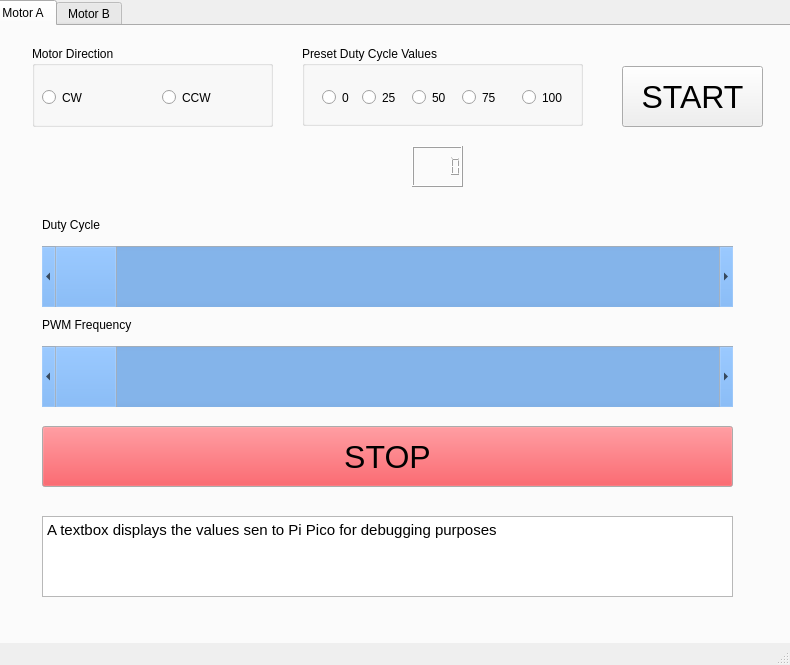
<?xml version="1.0" encoding="UTF-8"?>
<ui version="4.0">
 <class>MainWindow</class>
 <widget class="QMainWindow" name="MainWindow">
  <property name="geometry">
   <rect>
    <x>0</x>
    <y>0</y>
    <width>790</width>
    <height>665</height>
   </rect>
  </property>
  <property name="windowTitle">
   <string>MainWindow</string>
  </property>
  <widget class="QWidget" name="centralwidget">
   <widget class="QTabWidget" name="tabWidget">
    <property name="geometry">
     <rect>
      <x>-10</x>
      <y>0</y>
      <width>901</width>
      <height>711</height>
     </rect>
    </property>
    <property name="currentIndex">
     <number>0</number>
    </property>
    <widget class="QWidget" name="tab">
     <attribute name="title">
      <string>Motor A</string>
     </attribute>
     <widget class="QGroupBox" name="groupBox_3">
      <property name="geometry">
       <rect>
        <x>310</x>
        <y>20</y>
        <width>281</width>
        <height>80</height>
       </rect>
      </property>
      <property name="title">
       <string>Preset Duty Cycle Values</string>
      </property>
      <widget class="QRadioButton" name="radioButton_22">
       <property name="geometry">
        <rect>
         <x>20</x>
         <y>40</y>
         <width>112</width>
         <height>23</height>
        </rect>
       </property>
       <property name="text">
        <string>0</string>
       </property>
      </widget>
      <widget class="QRadioButton" name="radioButton_23">
       <property name="geometry">
        <rect>
         <x>60</x>
         <y>40</y>
         <width>112</width>
         <height>23</height>
        </rect>
       </property>
       <property name="text">
        <string>25</string>
       </property>
      </widget>
      <widget class="QRadioButton" name="radioButton_24">
       <property name="geometry">
        <rect>
         <x>110</x>
         <y>40</y>
         <width>112</width>
         <height>23</height>
        </rect>
       </property>
       <property name="text">
        <string>50</string>
       </property>
      </widget>
      <widget class="QRadioButton" name="radioButton_25">
       <property name="geometry">
        <rect>
         <x>220</x>
         <y>40</y>
         <width>112</width>
         <height>23</height>
        </rect>
       </property>
       <property name="text">
        <string>100</string>
       </property>
      </widget>
      <widget class="QRadioButton" name="radioButton_26">
       <property name="geometry">
        <rect>
         <x>160</x>
         <y>40</y>
         <width>112</width>
         <height>23</height>
        </rect>
       </property>
       <property name="text">
        <string>75</string>
       </property>
      </widget>
     </widget>
     <widget class="QScrollBar" name="horizontalScrollBar_3">
      <property name="geometry">
       <rect>
        <x>50</x>
        <y>220</y>
        <width>691</width>
        <height>61</height>
       </rect>
      </property>
      <property name="palette">
       <palette>
        <active>
         <colorrole role="Button">
          <brush brushstyle="SolidPattern">
           <color alpha="255">
            <red>98</red>
            <green>160</green>
            <blue>234</blue>
           </color>
          </brush>
         </colorrole>
        </active>
        <inactive>
         <colorrole role="Button">
          <brush brushstyle="SolidPattern">
           <color alpha="255">
            <red>98</red>
            <green>160</green>
            <blue>234</blue>
           </color>
          </brush>
         </colorrole>
        </inactive>
        <disabled>
         <colorrole role="Button">
          <brush brushstyle="SolidPattern">
           <color alpha="255">
            <red>98</red>
            <green>160</green>
            <blue>234</blue>
           </color>
          </brush>
         </colorrole>
        </disabled>
       </palette>
      </property>
      <property name="orientation">
       <enum>Qt::Horizontal</enum>
      </property>
     </widget>
     <widget class="QTextBrowser" name="textBrowser_2">
      <property name="geometry">
       <rect>
        <x>50</x>
        <y>490</y>
        <width>691</width>
        <height>81</height>
       </rect>
      </property>
      <property name="html">
       <string>&lt;!DOCTYPE HTML PUBLIC &quot;-//W3C//DTD HTML 4.0//EN&quot; &quot;http://www.w3.org/TR/REC-html40/strict.dtd&quot;&gt;
&lt;html&gt;&lt;head&gt;&lt;meta name=&quot;qrichtext&quot; content=&quot;1&quot; /&gt;&lt;style type=&quot;text/css&quot;&gt;
p, li { white-space: pre-wrap; }
&lt;/style&gt;&lt;/head&gt;&lt;body style=&quot; font-family:'Ubuntu'; font-size:11pt; font-weight:400; font-style:normal;&quot;&gt;
&lt;p style=&quot; margin-top:0px; margin-bottom:0px; margin-left:0px; margin-right:0px; -qt-block-indent:0; text-indent:0px;&quot;&gt;A textbox displays the values sen to Pi Pico for debugging purposes&lt;/p&gt;
&lt;p style=&quot;-qt-paragraph-type:empty; margin-top:0px; margin-bottom:0px; margin-left:0px; margin-right:0px; -qt-block-indent:0; text-indent:0px;&quot;&gt;&lt;br /&gt;&lt;/p&gt;&lt;/body&gt;&lt;/html&gt;</string>
      </property>
     </widget>
     <widget class="QPushButton" name="pushButton_3">
      <property name="geometry">
       <rect>
        <x>630</x>
        <y>40</y>
        <width>141</width>
        <height>61</height>
       </rect>
      </property>
      <property name="font">
       <font>
        <pointsize>24</pointsize>
       </font>
      </property>
      <property name="text">
       <string>START</string>
      </property>
     </widget>
     <widget class="QGroupBox" name="groupBox_4">
      <property name="geometry">
       <rect>
        <x>40</x>
        <y>20</y>
        <width>241</width>
        <height>81</height>
       </rect>
      </property>
      <property name="title">
       <string>Motor Direction</string>
      </property>
      <widget class="QRadioButton" name="radioButton_27">
       <property name="geometry">
        <rect>
         <x>10</x>
         <y>40</y>
         <width>112</width>
         <height>23</height>
        </rect>
       </property>
       <property name="text">
        <string>CW</string>
       </property>
      </widget>
      <widget class="QRadioButton" name="radioButton_28">
       <property name="geometry">
        <rect>
         <x>130</x>
         <y>40</y>
         <width>112</width>
         <height>23</height>
        </rect>
       </property>
       <property name="text">
        <string>CCW</string>
       </property>
      </widget>
     </widget>
     <widget class="QLCDNumber" name="lcdNumber_2">
      <property name="geometry">
       <rect>
        <x>420</x>
        <y>120</y>
        <width>51</width>
        <height>41</height>
       </rect>
      </property>
      <property name="font">
       <font>
        <pointsize>14</pointsize>
       </font>
      </property>
     </widget>
     <widget class="QScrollBar" name="horizontalScrollBar_4">
      <property name="geometry">
       <rect>
        <x>50</x>
        <y>320</y>
        <width>691</width>
        <height>61</height>
       </rect>
      </property>
      <property name="palette">
       <palette>
        <active>
         <colorrole role="Button">
          <brush brushstyle="SolidPattern">
           <color alpha="255">
            <red>98</red>
            <green>160</green>
            <blue>234</blue>
           </color>
          </brush>
         </colorrole>
        </active>
        <inactive>
         <colorrole role="Button">
          <brush brushstyle="SolidPattern">
           <color alpha="255">
            <red>98</red>
            <green>160</green>
            <blue>234</blue>
           </color>
          </brush>
         </colorrole>
        </inactive>
        <disabled>
         <colorrole role="Button">
          <brush brushstyle="SolidPattern">
           <color alpha="255">
            <red>98</red>
            <green>160</green>
            <blue>234</blue>
           </color>
          </brush>
         </colorrole>
        </disabled>
       </palette>
      </property>
      <property name="orientation">
       <enum>Qt::Horizontal</enum>
      </property>
     </widget>
     <widget class="QPushButton" name="pushButton_4">
      <property name="geometry">
       <rect>
        <x>50</x>
        <y>400</y>
        <width>691</width>
        <height>61</height>
       </rect>
      </property>
      <property name="palette">
       <palette>
        <active>
         <colorrole role="Button">
          <brush brushstyle="SolidPattern">
           <color alpha="255">
            <red>237</red>
            <green>51</green>
            <blue>59</blue>
           </color>
          </brush>
         </colorrole>
        </active>
        <inactive>
         <colorrole role="Button">
          <brush brushstyle="SolidPattern">
           <color alpha="255">
            <red>237</red>
            <green>51</green>
            <blue>59</blue>
           </color>
          </brush>
         </colorrole>
        </inactive>
        <disabled>
         <colorrole role="Button">
          <brush brushstyle="SolidPattern">
           <color alpha="255">
            <red>237</red>
            <green>51</green>
            <blue>59</blue>
           </color>
          </brush>
         </colorrole>
        </disabled>
       </palette>
      </property>
      <property name="font">
       <font>
        <pointsize>24</pointsize>
       </font>
      </property>
      <property name="text">
       <string>STOP</string>
      </property>
     </widget>
     <widget class="QLabel" name="label_5">
      <property name="geometry">
       <rect>
        <x>50</x>
        <y>190</y>
        <width>131</width>
        <height>17</height>
       </rect>
      </property>
      <property name="text">
       <string>Duty Cycle</string>
      </property>
     </widget>
     <widget class="QLabel" name="label_6">
      <property name="geometry">
       <rect>
        <x>50</x>
        <y>290</y>
        <width>131</width>
        <height>17</height>
       </rect>
      </property>
      <property name="text">
       <string>PWM Frequency</string>
      </property>
     </widget>
    </widget>
    <widget class="QWidget" name="tab_2">
     <attribute name="title">
      <string>Motor B</string>
     </attribute>
     <widget class="QGroupBox" name="groupBox">
      <property name="geometry">
       <rect>
        <x>50</x>
        <y>30</y>
        <width>241</width>
        <height>81</height>
       </rect>
      </property>
      <property name="title">
       <string>Motor Direction</string>
      </property>
      <widget class="QRadioButton" name="radioButton_15">
       <property name="geometry">
        <rect>
         <x>10</x>
         <y>40</y>
         <width>112</width>
         <height>23</height>
        </rect>
       </property>
       <property name="text">
        <string>CW</string>
       </property>
      </widget>
      <widget class="QRadioButton" name="radioButton_16">
       <property name="geometry">
        <rect>
         <x>130</x>
         <y>40</y>
         <width>112</width>
         <height>23</height>
        </rect>
       </property>
       <property name="text">
        <string>CCW</string>
       </property>
      </widget>
     </widget>
     <widget class="QPushButton" name="pushButton_2">
      <property name="geometry">
       <rect>
        <x>60</x>
        <y>410</y>
        <width>691</width>
        <height>61</height>
       </rect>
      </property>
      <property name="palette">
       <palette>
        <active>
         <colorrole role="Button">
          <brush brushstyle="SolidPattern">
           <color alpha="255">
            <red>237</red>
            <green>51</green>
            <blue>59</blue>
           </color>
          </brush>
         </colorrole>
        </active>
        <inactive>
         <colorrole role="Button">
          <brush brushstyle="SolidPattern">
           <color alpha="255">
            <red>237</red>
            <green>51</green>
            <blue>59</blue>
           </color>
          </brush>
         </colorrole>
        </inactive>
        <disabled>
         <colorrole role="Button">
          <brush brushstyle="SolidPattern">
           <color alpha="255">
            <red>237</red>
            <green>51</green>
            <blue>59</blue>
           </color>
          </brush>
         </colorrole>
        </disabled>
       </palette>
      </property>
      <property name="font">
       <font>
        <pointsize>24</pointsize>
       </font>
      </property>
      <property name="text">
       <string>STOP</string>
      </property>
     </widget>
     <widget class="QPushButton" name="pushButton">
      <property name="geometry">
       <rect>
        <x>640</x>
        <y>50</y>
        <width>141</width>
        <height>61</height>
       </rect>
      </property>
      <property name="font">
       <font>
        <pointsize>24</pointsize>
       </font>
      </property>
      <property name="text">
       <string>START</string>
      </property>
     </widget>
     <widget class="QGroupBox" name="groupBox_2">
      <property name="geometry">
       <rect>
        <x>320</x>
        <y>30</y>
        <width>281</width>
        <height>80</height>
       </rect>
      </property>
      <property name="title">
       <string>Preset Duty Cycle Values</string>
      </property>
      <widget class="QRadioButton" name="radioButton_17">
       <property name="geometry">
        <rect>
         <x>20</x>
         <y>40</y>
         <width>112</width>
         <height>23</height>
        </rect>
       </property>
       <property name="text">
        <string>0</string>
       </property>
      </widget>
      <widget class="QRadioButton" name="radioButton_18">
       <property name="geometry">
        <rect>
         <x>60</x>
         <y>40</y>
         <width>112</width>
         <height>23</height>
        </rect>
       </property>
       <property name="text">
        <string>25</string>
       </property>
      </widget>
      <widget class="QRadioButton" name="radioButton_19">
       <property name="geometry">
        <rect>
         <x>110</x>
         <y>40</y>
         <width>112</width>
         <height>23</height>
        </rect>
       </property>
       <property name="text">
        <string>50</string>
       </property>
      </widget>
      <widget class="QRadioButton" name="radioButton_20">
       <property name="geometry">
        <rect>
         <x>220</x>
         <y>40</y>
         <width>112</width>
         <height>23</height>
        </rect>
       </property>
       <property name="text">
        <string>100</string>
       </property>
      </widget>
      <widget class="QRadioButton" name="radioButton_21">
       <property name="geometry">
        <rect>
         <x>160</x>
         <y>40</y>
         <width>112</width>
         <height>23</height>
        </rect>
       </property>
       <property name="text">
        <string>75</string>
       </property>
      </widget>
     </widget>
     <widget class="QScrollBar" name="horizontalScrollBar">
      <property name="geometry">
       <rect>
        <x>60</x>
        <y>230</y>
        <width>691</width>
        <height>61</height>
       </rect>
      </property>
      <property name="palette">
       <palette>
        <active>
         <colorrole role="Button">
          <brush brushstyle="SolidPattern">
           <color alpha="255">
            <red>98</red>
            <green>160</green>
            <blue>234</blue>
           </color>
          </brush>
         </colorrole>
        </active>
        <inactive>
         <colorrole role="Button">
          <brush brushstyle="SolidPattern">
           <color alpha="255">
            <red>98</red>
            <green>160</green>
            <blue>234</blue>
           </color>
          </brush>
         </colorrole>
        </inactive>
        <disabled>
         <colorrole role="Button">
          <brush brushstyle="SolidPattern">
           <color alpha="255">
            <red>98</red>
            <green>160</green>
            <blue>234</blue>
           </color>
          </brush>
         </colorrole>
        </disabled>
       </palette>
      </property>
      <property name="orientation">
       <enum>Qt::Horizontal</enum>
      </property>
     </widget>
     <widget class="QScrollBar" name="horizontalScrollBar_2">
      <property name="geometry">
       <rect>
        <x>60</x>
        <y>330</y>
        <width>691</width>
        <height>61</height>
       </rect>
      </property>
      <property name="palette">
       <palette>
        <active>
         <colorrole role="Button">
          <brush brushstyle="SolidPattern">
           <color alpha="255">
            <red>98</red>
            <green>160</green>
            <blue>234</blue>
           </color>
          </brush>
         </colorrole>
        </active>
        <inactive>
         <colorrole role="Button">
          <brush brushstyle="SolidPattern">
           <color alpha="255">
            <red>98</red>
            <green>160</green>
            <blue>234</blue>
           </color>
          </brush>
         </colorrole>
        </inactive>
        <disabled>
         <colorrole role="Button">
          <brush brushstyle="SolidPattern">
           <color alpha="255">
            <red>98</red>
            <green>160</green>
            <blue>234</blue>
           </color>
          </brush>
         </colorrole>
        </disabled>
       </palette>
      </property>
      <property name="orientation">
       <enum>Qt::Horizontal</enum>
      </property>
     </widget>
     <widget class="QLabel" name="label_2">
      <property name="geometry">
       <rect>
        <x>60</x>
        <y>200</y>
        <width>131</width>
        <height>17</height>
       </rect>
      </property>
      <property name="text">
       <string>Duty Cycle</string>
      </property>
     </widget>
     <widget class="QTextBrowser" name="textBrowser">
      <property name="geometry">
       <rect>
        <x>60</x>
        <y>500</y>
        <width>691</width>
        <height>81</height>
       </rect>
      </property>
      <property name="html">
       <string>&lt;!DOCTYPE HTML PUBLIC &quot;-//W3C//DTD HTML 4.0//EN&quot; &quot;http://www.w3.org/TR/REC-html40/strict.dtd&quot;&gt;
&lt;html&gt;&lt;head&gt;&lt;meta name=&quot;qrichtext&quot; content=&quot;1&quot; /&gt;&lt;style type=&quot;text/css&quot;&gt;
p, li { white-space: pre-wrap; }
&lt;/style&gt;&lt;/head&gt;&lt;body style=&quot; font-family:'Ubuntu'; font-size:11pt; font-weight:400; font-style:normal;&quot;&gt;
&lt;p style=&quot; margin-top:0px; margin-bottom:0px; margin-left:0px; margin-right:0px; -qt-block-indent:0; text-indent:0px;&quot;&gt;A textbox displays the values sen to Pi Pico for debugging purposes&lt;/p&gt;
&lt;p style=&quot;-qt-paragraph-type:empty; margin-top:0px; margin-bottom:0px; margin-left:0px; margin-right:0px; -qt-block-indent:0; text-indent:0px;&quot;&gt;&lt;br /&gt;&lt;/p&gt;&lt;/body&gt;&lt;/html&gt;</string>
      </property>
     </widget>
     <widget class="QLCDNumber" name="lcdNumber">
      <property name="geometry">
       <rect>
        <x>430</x>
        <y>130</y>
        <width>51</width>
        <height>41</height>
       </rect>
      </property>
      <property name="font">
       <font>
        <pointsize>14</pointsize>
       </font>
      </property>
     </widget>
     <widget class="QLabel" name="label">
      <property name="geometry">
       <rect>
        <x>60</x>
        <y>300</y>
        <width>131</width>
        <height>17</height>
       </rect>
      </property>
      <property name="text">
       <string>PWM Frequency</string>
      </property>
     </widget>
    </widget>
   </widget>
  </widget>
  <widget class="QStatusBar" name="statusbar"/>
 </widget>
 <resources/>
 <connections/>
</ui>
